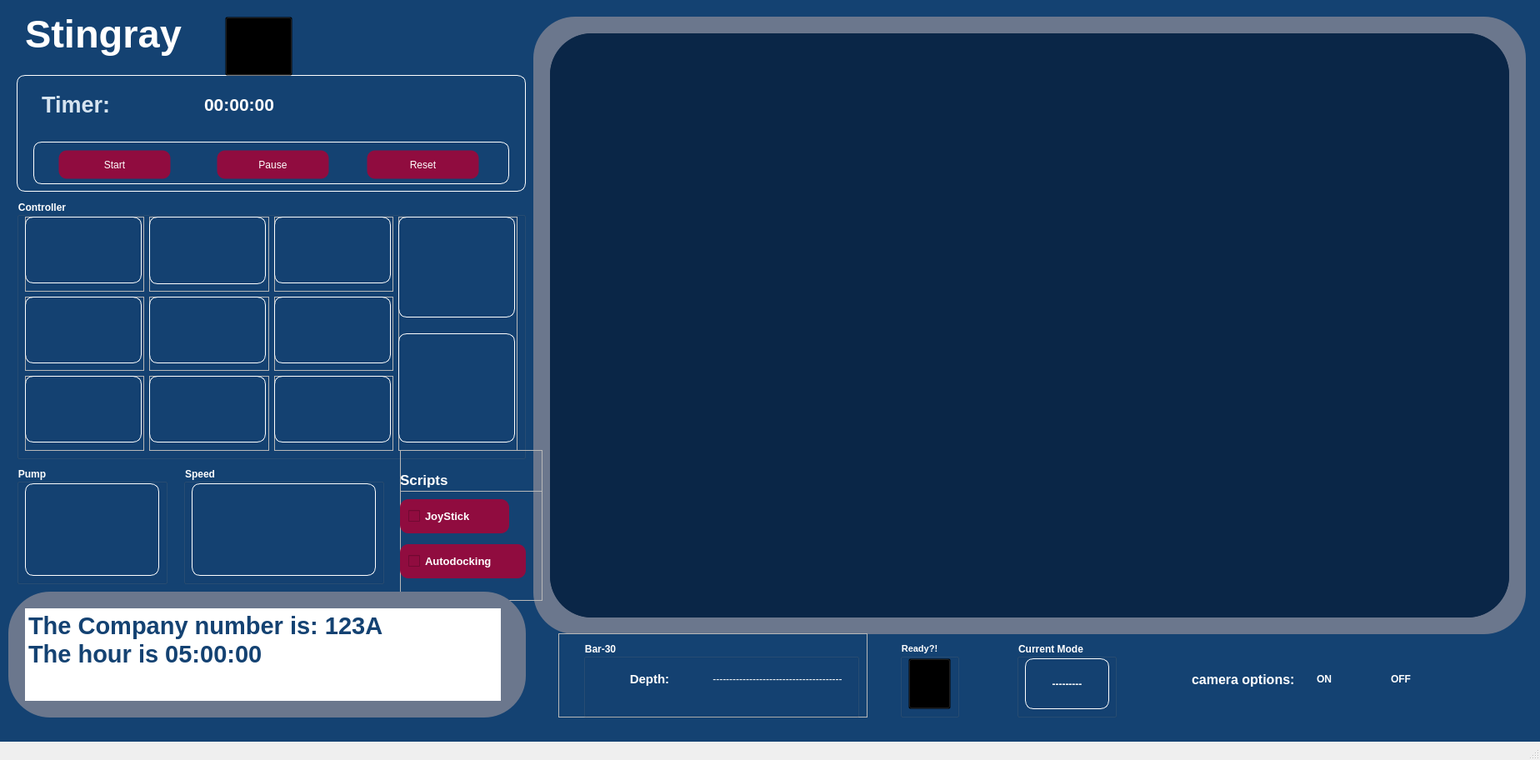
<?xml version="1.0" encoding="UTF-8"?>
<ui version="4.0">
 <class>MainWindow</class>
 <widget class="QMainWindow" name="MainWindow">
  <property name="geometry">
   <rect>
    <x>0</x>
    <y>0</y>
    <width>1848</width>
    <height>912</height>
   </rect>
  </property>
  <property name="windowTitle">
   <string>MainWindow</string>
  </property>
  <widget class="QWidget" name="centralwidget">
   <property name="enabled">
    <bool>true</bool>
   </property>
   <widget class="QLabel" name="backkgroundd">
    <property name="geometry">
     <rect>
      <x>0</x>
      <y>-30</y>
      <width>1851</width>
      <height>951</height>
     </rect>
    </property>
    <property name="font">
     <font>
      <pointsize>10</pointsize>
      <weight>75</weight>
      <bold>true</bold>
     </font>
    </property>
    <property name="styleSheet">
     <string notr="true">background-color: #144272;
background-image: url(:/icons/IconJPG/background1.jpg)</string>
    </property>
    <property name="text">
     <string/>
    </property>
   </widget>
   <widget class="QLabel" name="TeamNameLabel">
    <property name="geometry">
     <rect>
      <x>30</x>
      <y>0</y>
      <width>261</width>
      <height>81</height>
     </rect>
    </property>
    <property name="font">
     <font>
      <pointsize>35</pointsize>
      <weight>75</weight>
      <bold>true</bold>
     </font>
    </property>
    <property name="styleSheet">
     <string notr="true">
color: rgb(255, 255,255);</string>
    </property>
    <property name="text">
     <string>Stingray</string>
    </property>
   </widget>
   <widget class="QFrame" name="frame_camera">
    <property name="geometry">
     <rect>
      <x>640</x>
      <y>20</y>
      <width>1191</width>
      <height>741</height>
     </rect>
    </property>
    <property name="styleSheet">
     <string notr="true">border-radius: 50%;
background-color: #6B778D;</string>
    </property>
    <property name="frameShape">
     <enum>QFrame::StyledPanel</enum>
    </property>
    <property name="frameShadow">
     <enum>QFrame::Raised</enum>
    </property>
    <widget class="QLabel" name="Camera_representation">
     <property name="geometry">
      <rect>
       <x>20</x>
       <y>20</y>
       <width>1151</width>
       <height>701</height>
      </rect>
     </property>
     <property name="sizeIncrement">
      <size>
       <width>0</width>
       <height>0</height>
      </size>
     </property>
     <property name="styleSheet">
      <string notr="true">background-color:#0A2647;</string>
     </property>
     <property name="text">
      <string/>
     </property>
    </widget>
    <widget class="QLabel" name="Camera_representation_2">
     <property name="geometry">
      <rect>
       <x>20</x>
       <y>20</y>
       <width>1151</width>
       <height>701</height>
      </rect>
     </property>
     <property name="sizeIncrement">
      <size>
       <width>0</width>
       <height>0</height>
      </size>
     </property>
     <property name="styleSheet">
      <string notr="true">background-color:#0A2647;</string>
     </property>
     <property name="text">
      <string/>
     </property>
    </widget>
   </widget>
   <widget class="QGroupBox" name="groupBox_controller">
    <property name="geometry">
     <rect>
      <x>20</x>
      <y>240</y>
      <width>611</width>
      <height>311</height>
     </rect>
    </property>
    <property name="font">
     <font>
      <weight>75</weight>
      <bold>true</bold>
     </font>
    </property>
    <property name="styleSheet">
     <string notr="true">color: rgb(255, 255, 255);

</string>
    </property>
    <property name="title">
     <string>Controller</string>
    </property>
    <widget class="QWidget" name="horizontalLayoutWidget">
     <property name="geometry">
      <rect>
       <x>10</x>
       <y>20</y>
       <width>591</width>
       <height>281</height>
      </rect>
     </property>
     <layout class="QHBoxLayout" name="horizontalLayout_controller">
      <item>
       <layout class="QVBoxLayout" name="verticalLayout1_controller">
        <item>
         <widget class="QFrame" name="frame_anticlockwise">
          <property name="frameShape">
           <enum>QFrame::StyledPanel</enum>
          </property>
          <property name="frameShadow">
           <enum>QFrame::Raised</enum>
          </property>
          <widget class="QPushButton" name="pushButton_anticlockwise">
           <property name="geometry">
            <rect>
             <x>0</x>
             <y>0</y>
             <width>140</width>
             <height>80</height>
            </rect>
           </property>
           <property name="styleSheet">
            <string notr="true">border:1px solid #ffffff;
border-radius: 10px;
background-color: transparent;</string>
           </property>
           <property name="text">
            <string/>
           </property>
           <property name="icon">
            <iconset resource="designer.qrc">
             <normaloff>:/icons/IconJPG/antiClockwise-grey.jpg</normaloff>:/icons/IconJPG/antiClockwise-grey.jpg</iconset>
           </property>
           <property name="iconSize">
            <size>
             <width>150</width>
             <height>110</height>
            </size>
           </property>
          </widget>
         </widget>
        </item>
        <item>
         <widget class="QFrame" name="frame_left_btn">
          <property name="frameShape">
           <enum>QFrame::StyledPanel</enum>
          </property>
          <property name="frameShadow">
           <enum>QFrame::Raised</enum>
          </property>
          <widget class="QPushButton" name="pushButton_left">
           <property name="enabled">
            <bool>true</bool>
           </property>
           <property name="geometry">
            <rect>
             <x>0</x>
             <y>0</y>
             <width>140</width>
             <height>80</height>
            </rect>
           </property>
           <property name="styleSheet">
            <string notr="true">border:1px solid #ffffff;
border-radius: 10px;
background-color: transparent;</string>
           </property>
           <property name="text">
            <string/>
           </property>
           <property name="icon">
            <iconset resource="designer.qrc">
             <normaloff>:/icons/IconJPG/left-grey.jpg</normaloff>:/icons/IconJPG/left-grey.jpg</iconset>
           </property>
           <property name="iconSize">
            <size>
             <width>150</width>
             <height>110</height>
            </size>
           </property>
          </widget>
         </widget>
        </item>
        <item>
         <widget class="QFrame" name="frame_upward_btn">
          <property name="frameShape">
           <enum>QFrame::StyledPanel</enum>
          </property>
          <property name="frameShadow">
           <enum>QFrame::Raised</enum>
          </property>
          <widget class="QPushButton" name="pushButton_upward">
           <property name="geometry">
            <rect>
             <x>0</x>
             <y>0</y>
             <width>140</width>
             <height>80</height>
            </rect>
           </property>
           <property name="styleSheet">
            <string notr="true">border:1px solid #ffffff;
border-radius: 10px;
background-color: transparent;</string>
           </property>
           <property name="text">
            <string/>
           </property>
           <property name="icon">
            <iconset resource="designer.qrc">
             <normaloff>:/icons/IconJPG/ascending-grey.jpg</normaloff>:/icons/IconJPG/ascending-grey.jpg</iconset>
           </property>
           <property name="iconSize">
            <size>
             <width>150</width>
             <height>110</height>
            </size>
           </property>
          </widget>
         </widget>
        </item>
       </layout>
      </item>
      <item>
       <layout class="QVBoxLayout" name="verticalLayout2_controller">
        <item>
         <widget class="QFrame" name="frame_forward_btn">
          <property name="frameShape">
           <enum>QFrame::StyledPanel</enum>
          </property>
          <property name="frameShadow">
           <enum>QFrame::Raised</enum>
          </property>
          <widget class="QPushButton" name="pushButton_forward">
           <property name="geometry">
            <rect>
             <x>0</x>
             <y>0</y>
             <width>140</width>
             <height>81</height>
            </rect>
           </property>
           <property name="styleSheet">
            <string notr="true">border:1px solid #ffffff;
border-radius: 10px;
background-color: transparent;</string>
           </property>
           <property name="text">
            <string/>
           </property>
           <property name="icon">
            <iconset resource="designer.qrc">
             <normaloff>:/icons/IconJPG/upward-grey.jpg</normaloff>:/icons/IconJPG/upward-grey.jpg</iconset>
           </property>
           <property name="iconSize">
            <size>
             <width>150</width>
             <height>110</height>
            </size>
           </property>
          </widget>
         </widget>
        </item>
        <item>
         <widget class="QFrame" name="frame_backward_btn">
          <property name="frameShape">
           <enum>QFrame::StyledPanel</enum>
          </property>
          <property name="frameShadow">
           <enum>QFrame::Raised</enum>
          </property>
          <widget class="QPushButton" name="pushButton_backward">
           <property name="geometry">
            <rect>
             <x>0</x>
             <y>0</y>
             <width>140</width>
             <height>80</height>
            </rect>
           </property>
           <property name="styleSheet">
            <string notr="true">border:1px solid #ffffff;
border-radius: 10px;
background-color: transparent;
</string>
           </property>
           <property name="text">
            <string/>
           </property>
           <property name="icon">
            <iconset resource="designer.qrc">
             <normaloff>:/icons/IconJPG/downward-grey.jpg</normaloff>:/icons/IconJPG/downward-grey.jpg</iconset>
           </property>
           <property name="iconSize">
            <size>
             <width>150</width>
             <height>110</height>
            </size>
           </property>
          </widget>
         </widget>
        </item>
        <item>
         <widget class="QFrame" name="frame_tilt_btn">
          <property name="frameShape">
           <enum>QFrame::StyledPanel</enum>
          </property>
          <property name="frameShadow">
           <enum>QFrame::Raised</enum>
          </property>
          <widget class="QPushButton" name="pushButton_pump2">
           <property name="geometry">
            <rect>
             <x>0</x>
             <y>0</y>
             <width>140</width>
             <height>80</height>
            </rect>
           </property>
           <property name="styleSheet">
            <string notr="true">border:1px solid #ffffff;
border-radius: 10px;
background-color: transparent;</string>
           </property>
           <property name="text">
            <string/>
           </property>
           <property name="icon">
            <iconset resource="designer.qrc">
             <normaloff>:/icons/IconJPG/pump_off.png</normaloff>:/icons/IconJPG/pump_off.png</iconset>
           </property>
           <property name="iconSize">
            <size>
             <width>120</width>
             <height>110</height>
            </size>
           </property>
          </widget>
         </widget>
        </item>
       </layout>
      </item>
      <item>
       <layout class="QVBoxLayout" name="verticalLayout3_controller">
        <item>
         <widget class="QFrame" name="frame_clockwise_btn">
          <property name="frameShape">
           <enum>QFrame::StyledPanel</enum>
          </property>
          <property name="frameShadow">
           <enum>QFrame::Raised</enum>
          </property>
          <widget class="QPushButton" name="pushButton_clockwise">
           <property name="geometry">
            <rect>
             <x>0</x>
             <y>0</y>
             <width>140</width>
             <height>80</height>
            </rect>
           </property>
           <property name="styleSheet">
            <string notr="true">border:1px solid #ffffff;
border-radius: 10px;
background-color: transparent;</string>
           </property>
           <property name="text">
            <string/>
           </property>
           <property name="icon">
            <iconset resource="designer.qrc">
             <normaloff>:/icons/IconJPG/clockwise-grey.jpg</normaloff>:/icons/IconJPG/clockwise-grey.jpg</iconset>
           </property>
           <property name="iconSize">
            <size>
             <width>150</width>
             <height>110</height>
            </size>
           </property>
          </widget>
         </widget>
        </item>
        <item>
         <widget class="QFrame" name="frame_right_btn">
          <property name="frameShape">
           <enum>QFrame::StyledPanel</enum>
          </property>
          <property name="frameShadow">
           <enum>QFrame::Raised</enum>
          </property>
          <widget class="QPushButton" name="pushButton_right">
           <property name="geometry">
            <rect>
             <x>0</x>
             <y>0</y>
             <width>140</width>
             <height>80</height>
            </rect>
           </property>
           <property name="styleSheet">
            <string notr="true">border:1px solid #ffffff;
border-radius: 10px;
background-color: transparent;</string>
           </property>
           <property name="text">
            <string/>
           </property>
           <property name="icon">
            <iconset resource="designer.qrc">
             <normaloff>:/icons/IconJPG/right-grey.jpg</normaloff>:/icons/IconJPG/right-grey.jpg</iconset>
           </property>
           <property name="iconSize">
            <size>
             <width>150</width>
             <height>110</height>
            </size>
           </property>
          </widget>
         </widget>
        </item>
        <item>
         <widget class="QFrame" name="frame_downward_btn">
          <property name="frameShape">
           <enum>QFrame::StyledPanel</enum>
          </property>
          <property name="frameShadow">
           <enum>QFrame::Raised</enum>
          </property>
          <widget class="QPushButton" name="pushButton_downward">
           <property name="geometry">
            <rect>
             <x>0</x>
             <y>0</y>
             <width>140</width>
             <height>80</height>
            </rect>
           </property>
           <property name="styleSheet">
            <string notr="true">border:1px solid #ffffff;
border-radius: 10px;
background-color: transparent;</string>
           </property>
           <property name="text">
            <string/>
           </property>
           <property name="icon">
            <iconset resource="designer.qrc">
             <normaloff>:/icons/IconJPG/descending-grey.jpg</normaloff>:/icons/IconJPG/descending-grey.jpg</iconset>
           </property>
           <property name="iconSize">
            <size>
             <width>150</width>
             <height>180</height>
            </size>
           </property>
          </widget>
         </widget>
        </item>
       </layout>
      </item>
      <item>
       <layout class="QVBoxLayout" name="verticalLayout4_controller">
        <item>
         <widget class="QFrame" name="frame_horizontal_gripper_btn">
          <property name="enabled">
           <bool>true</bool>
          </property>
          <property name="frameShape">
           <enum>QFrame::StyledPanel</enum>
          </property>
          <property name="frameShadow">
           <enum>QFrame::Raised</enum>
          </property>
          <widget class="QPushButton" name="pushButton_horizontal_gripper">
           <property name="enabled">
            <bool>true</bool>
           </property>
           <property name="geometry">
            <rect>
             <x>0</x>
             <y>0</y>
             <width>140</width>
             <height>121</height>
            </rect>
           </property>
           <property name="styleSheet">
            <string notr="true">border:1px solid #ffffff;
border-radius: 10px;
background-color: transparent;</string>
           </property>
           <property name="text">
            <string/>
           </property>
           <property name="icon">
            <iconset resource="designer.qrc">
             <normaloff>:/icons/IconJPG/gripper_close.jpg</normaloff>:/icons/IconJPG/gripper_close.jpg</iconset>
           </property>
           <property name="iconSize">
            <size>
             <width>130</width>
             <height>110</height>
            </size>
           </property>
           <property name="shortcut">
            <string/>
           </property>
          </widget>
          <widget class="QPushButton" name="pushButton_lift_back">
           <property name="enabled">
            <bool>true</bool>
           </property>
           <property name="geometry">
            <rect>
             <x>0</x>
             <y>140</y>
             <width>140</width>
             <height>131</height>
            </rect>
           </property>
           <property name="styleSheet">
            <string notr="true">border:1px solid #ffffff;
border-radius: 10px;
background-color: transparent;</string>
           </property>
           <property name="text">
            <string/>
           </property>
           <property name="icon">
            <iconset>
             <normaloff>../../GUITarsshhhh/LoadGUI TRY2/IconJPG/without_bubble2.png</normaloff>../../GUITarsshhhh/LoadGUI TRY2/IconJPG/without_bubble2.png</iconset>
           </property>
           <property name="iconSize">
            <size>
             <width>135</width>
             <height>120</height>
            </size>
           </property>
           <property name="shortcut">
            <string/>
           </property>
          </widget>
         </widget>
        </item>
       </layout>
      </item>
     </layout>
    </widget>
   </widget>
   <widget class="QFrame" name="frame_timer">
    <property name="geometry">
     <rect>
      <x>20</x>
      <y>90</y>
      <width>611</width>
      <height>140</height>
     </rect>
    </property>
    <property name="styleSheet">
     <string notr="true">border:1px solid #ffffff;
border-radius: 10px;


</string>
    </property>
    <property name="frameShape">
     <enum>QFrame::StyledPanel</enum>
    </property>
    <property name="frameShadow">
     <enum>QFrame::Raised</enum>
    </property>
    <widget class="QLabel" name="label_timer">
     <property name="geometry">
      <rect>
       <x>30</x>
       <y>10</y>
       <width>121</width>
       <height>51</height>
      </rect>
     </property>
     <property name="font">
      <font>
       <pointsize>22</pointsize>
       <weight>75</weight>
       <bold>true</bold>
      </font>
     </property>
     <property name="styleSheet">
      <string notr="true">border:none;
</string>
     </property>
     <property name="text">
      <string>&lt;html&gt;&lt;head/&gt;&lt;body&gt;&lt;p&gt;&lt;span style=&quot; font-size:20pt; font-weight:600; color:#d6e4f0;&quot;&gt;Timer:&lt;/span&gt;&lt;/p&gt;&lt;/body&gt;&lt;/html&gt;</string>
     </property>
    </widget>
    <widget class="QLabel" name="rep_timer">
     <property name="geometry">
      <rect>
       <x>140</x>
       <y>20</y>
       <width>251</width>
       <height>31</height>
      </rect>
     </property>
     <property name="styleSheet">
      <string notr="true">border-color: rgb(20, 66, 114);</string>
     </property>
     <property name="text">
      <string>&lt;html&gt;&lt;head/&gt;&lt;body&gt;&lt;p align=&quot;center&quot;&gt;&lt;span style=&quot; font-size:16pt; font-weight:600; color:#ffffff;&quot;&gt;00:00:00&lt;/span&gt;&lt;/p&gt;&lt;/body&gt;&lt;/html&gt;</string>
     </property>
    </widget>
    <widget class="QFrame" name="frame_timer_btns">
     <property name="geometry">
      <rect>
       <x>20</x>
       <y>80</y>
       <width>571</width>
       <height>51</height>
      </rect>
     </property>
     <property name="styleSheet">
      <string notr="true">border-radius: 10px;
border-color:#ffffff</string>
     </property>
     <property name="frameShape">
      <enum>QFrame::StyledPanel</enum>
     </property>
     <property name="frameShadow">
      <enum>QFrame::Raised</enum>
     </property>
     <widget class="QPushButton" name="Startbtn_Timer">
      <property name="geometry">
       <rect>
        <x>30</x>
        <y>10</y>
        <width>135</width>
        <height>35</height>
       </rect>
      </property>
      <property name="sizeIncrement">
       <size>
        <width>100</width>
        <height>40</height>
       </size>
      </property>
      <property name="styleSheet">
       <string notr="true">border-radius: 10px;
color: rgb(255, 255, 255);
background-color: rgb(207, 102, 83);
background-color: #900C3F;
border-color:transparent</string>
      </property>
      <property name="text">
       <string>Start</string>
      </property>
     </widget>
     <widget class="QPushButton" name="pausebtn_Timer">
      <property name="geometry">
       <rect>
        <x>220</x>
        <y>10</y>
        <width>135</width>
        <height>35</height>
       </rect>
      </property>
      <property name="sizeIncrement">
       <size>
        <width>100</width>
        <height>40</height>
       </size>
      </property>
      <property name="styleSheet">
       <string notr="true">border-radius: 10px;
color: rgb(255, 255, 255);
background-color: rgb(207, 102, 83);
background-color: #900C3F;
border-color:transparent</string>
      </property>
      <property name="text">
       <string>Pause</string>
      </property>
     </widget>
     <widget class="QPushButton" name="Resetbtn_Timer">
      <property name="geometry">
       <rect>
        <x>400</x>
        <y>10</y>
        <width>135</width>
        <height>35</height>
       </rect>
      </property>
      <property name="sizeIncrement">
       <size>
        <width>0</width>
        <height>0</height>
       </size>
      </property>
      <property name="styleSheet">
       <string notr="true">border-radius: 10px;
color: rgb(255, 255, 255);
background-color: rgb(207, 102, 83);
background-color: #900C3F;
border-color:transparent</string>
      </property>
      <property name="text">
       <string>Reset</string>
      </property>
     </widget>
    </widget>
   </widget>
   <widget class="QFrame" name="frame_cmera_options">
    <property name="geometry">
     <rect>
      <x>1420</x>
      <y>770</y>
      <width>331</width>
      <height>71</height>
     </rect>
    </property>
    <property name="styleSheet">
     <string notr="true">background: transparent;</string>
    </property>
    <property name="frameShape">
     <enum>QFrame::StyledPanel</enum>
    </property>
    <property name="frameShadow">
     <enum>QFrame::Raised</enum>
    </property>
    <widget class="QWidget" name="horizontalLayoutWidget_2">
     <property name="geometry">
      <rect>
       <x>10</x>
       <y>20</y>
       <width>301</width>
       <height>51</height>
      </rect>
     </property>
     <layout class="QHBoxLayout" name="horizontalLayout_camera_options">
      <item>
       <widget class="QLabel" name="label_camera_options">
        <property name="styleSheet">
         <string notr="true">color: rgb(255, 255, 255);
</string>
        </property>
        <property name="text">
         <string>&lt;html&gt;&lt;head/&gt;&lt;body&gt;&lt;p&gt;&lt;span style=&quot; font-size:12pt; font-weight:600;&quot;&gt;camera options:&lt;/span&gt;&lt;/p&gt;&lt;/body&gt;&lt;/html&gt;</string>
        </property>
       </widget>
      </item>
      <item>
       <widget class="QRadioButton" name="radioButton_on_camera_options">
        <property name="styleSheet">
         <string notr="true">color: rgb(255, 255, 255);
font-weight:bold
</string>
        </property>
        <property name="text">
         <string>ON</string>
        </property>
        <property name="autoRepeatInterval">
         <number>100</number>
        </property>
       </widget>
      </item>
      <item>
       <widget class="QRadioButton" name="radioButton_off_camera_options">
        <property name="styleSheet">
         <string notr="true">color: rgb(255, 255, 255);
font-weight:bold
</string>
        </property>
        <property name="text">
         <string>OFF</string>
        </property>
       </widget>
      </item>
     </layout>
    </widget>
   </widget>
   <widget class="QFrame" name="frame_scripts_2">
    <property name="geometry">
     <rect>
      <x>480</x>
      <y>540</y>
      <width>171</width>
      <height>181</height>
     </rect>
    </property>
    <property name="frameShape">
     <enum>QFrame::StyledPanel</enum>
    </property>
    <property name="frameShadow">
     <enum>QFrame::Raised</enum>
    </property>
    <widget class="QLabel" name="label_scripts">
     <property name="geometry">
      <rect>
       <x>0</x>
       <y>20</y>
       <width>81</width>
       <height>31</height>
      </rect>
     </property>
     <property name="font">
      <font>
       <pointsize>13</pointsize>
       <weight>75</weight>
       <bold>true</bold>
      </font>
     </property>
     <property name="styleSheet">
      <string notr="true">color: rgb(255, 255, 255);</string>
     </property>
     <property name="text">
      <string>Scripts</string>
     </property>
    </widget>
    <widget class="QFrame" name="frame_script_checkbox">
     <property name="geometry">
      <rect>
       <x>0</x>
       <y>49</y>
       <width>211</width>
       <height>141</height>
      </rect>
     </property>
     <property name="frameShape">
      <enum>QFrame::StyledPanel</enum>
     </property>
     <property name="frameShadow">
      <enum>QFrame::Raised</enum>
     </property>
     <widget class="QCheckBox" name="checkBox_Autodocking">
      <property name="geometry">
       <rect>
        <x>0</x>
        <y>64</y>
        <width>151</width>
        <height>41</height>
       </rect>
      </property>
      <property name="font">
       <font>
        <pointsize>10</pointsize>
        <weight>75</weight>
        <bold>true</bold>
       </font>
      </property>
      <property name="styleSheet">
       <string notr="true">border-radius: 10px;
color: rgb(255, 255, 255);
background-color: rgb(207, 102, 83);
background-color: #900C3F;
border-color:transparent;
padding-left: 10px;
</string>
      </property>
      <property name="text">
       <string>Autodocking</string>
      </property>
     </widget>
     <widget class="QCheckBox" name="checkBox_joystick">
      <property name="geometry">
       <rect>
        <x>0</x>
        <y>10</y>
        <width>131</width>
        <height>41</height>
       </rect>
      </property>
      <property name="font">
       <font>
        <pointsize>10</pointsize>
        <weight>75</weight>
        <bold>true</bold>
       </font>
      </property>
      <property name="styleSheet">
       <string notr="true">padding-left: 10px;
border-radius: 10px;
color: rgb(255, 255, 255);
background-color: rgb(207, 102, 83);
background-color: #900C3F;
border-color:transparent;
</string>
      </property>
      <property name="text">
       <string>JoyStick</string>
      </property>
     </widget>
    </widget>
   </widget>
   <widget class="QFrame" name="frame_Par30">
    <property name="geometry">
     <rect>
      <x>670</x>
      <y>760</y>
      <width>371</width>
      <height>101</height>
     </rect>
    </property>
    <property name="frameShape">
     <enum>QFrame::StyledPanel</enum>
    </property>
    <property name="frameShadow">
     <enum>QFrame::Raised</enum>
    </property>
    <widget class="QGroupBox" name="Groupbox_Par30">
     <property name="geometry">
      <rect>
       <x>30</x>
       <y>10</y>
       <width>331</width>
       <height>91</height>
      </rect>
     </property>
     <property name="font">
      <font>
       <weight>75</weight>
       <bold>true</bold>
      </font>
     </property>
     <property name="styleSheet">
      <string notr="true">color:white;</string>
     </property>
     <property name="title">
      <string>Bar-30</string>
     </property>
     <widget class="QWidget" name="horizontalLayoutWidget_4">
      <property name="geometry">
       <rect>
        <x>10</x>
        <y>20</y>
        <width>301</width>
        <height>51</height>
       </rect>
      </property>
      <layout class="QHBoxLayout" name="horizontalLayout_Par30">
       <item>
        <widget class="QLabel" name="label_depth">
         <property name="text">
          <string>&lt;html&gt;&lt;head/&gt;&lt;body&gt;&lt;p align=&quot;center&quot;&gt;&lt;span style=&quot; font-size:11pt; font-weight:600; color:#ffffff;&quot;&gt;Depth:&lt;/span&gt;&lt;/p&gt;&lt;/body&gt;&lt;/html&gt;</string>
         </property>
        </widget>
       </item>
       <item>
        <widget class="QLabel" name="label_value_depth">
         <property name="text">
          <string>&lt;html&gt;&lt;head/&gt;&lt;body&gt;&lt;p align=&quot;center&quot;&gt;---------------------------------------&lt;/p&gt;&lt;/body&gt;&lt;/html&gt;</string>
         </property>
        </widget>
       </item>
      </layout>
     </widget>
    </widget>
   </widget>
   <widget class="QGroupBox" name="groupBox_pump">
    <property name="geometry">
     <rect>
      <x>20</x>
      <y>560</y>
      <width>181</width>
      <height>141</height>
     </rect>
    </property>
    <property name="font">
     <font>
      <weight>75</weight>
      <bold>true</bold>
     </font>
    </property>
    <property name="styleSheet">
     <string notr="true">color:white;</string>
    </property>
    <property name="title">
     <string>Pump</string>
    </property>
    <widget class="QPushButton" name="pushButton_pump">
     <property name="geometry">
      <rect>
       <x>10</x>
       <y>20</y>
       <width>161</width>
       <height>111</height>
      </rect>
     </property>
     <property name="styleSheet">
      <string notr="true">border:1px solid #ffffff;
border-radius: 10px;
background-color: transparent;</string>
     </property>
     <property name="text">
      <string/>
     </property>
     <property name="icon">
      <iconset resource="designer.qrc">
       <normaloff>:/icons/IconJPG/pup0.jpg</normaloff>:/icons/IconJPG/pup0.jpg</iconset>
     </property>
     <property name="iconSize">
      <size>
       <width>140</width>
       <height>120</height>
      </size>
     </property>
    </widget>
   </widget>
   <widget class="QGroupBox" name="groupBox_speed">
    <property name="geometry">
     <rect>
      <x>220</x>
      <y>560</y>
      <width>241</width>
      <height>141</height>
     </rect>
    </property>
    <property name="font">
     <font>
      <weight>75</weight>
      <bold>true</bold>
     </font>
    </property>
    <property name="styleSheet">
     <string notr="true">color:white;</string>
    </property>
    <property name="title">
     <string>Speed</string>
    </property>
    <widget class="QPushButton" name="pushButton_speed">
     <property name="geometry">
      <rect>
       <x>10</x>
       <y>20</y>
       <width>221</width>
       <height>111</height>
      </rect>
     </property>
     <property name="styleSheet">
      <string notr="true">border:1px solid #ffffff;
border-radius: 10px;
background-color: transparent;</string>
     </property>
     <property name="text">
      <string/>
     </property>
     <property name="icon">
      <iconset resource="designer.qrc">
       <normaloff>:/icons/IconJPG/image.jpg</normaloff>:/icons/IconJPG/image.jpg</iconset>
     </property>
     <property name="iconSize">
      <size>
       <width>190</width>
       <height>195</height>
      </size>
     </property>
    </widget>
   </widget>
   <widget class="QGroupBox" name="groupBox_ready">
    <property name="geometry">
     <rect>
      <x>1080</x>
      <y>770</y>
      <width>71</width>
      <height>91</height>
     </rect>
    </property>
    <property name="font">
     <font>
      <pointsize>8</pointsize>
      <weight>75</weight>
      <bold>true</bold>
     </font>
    </property>
    <property name="styleSheet">
     <string notr="true">color: white</string>
    </property>
    <property name="title">
     <string>Ready?!</string>
    </property>
    <widget class="QPushButton" name="pushButton_ready">
     <property name="geometry">
      <rect>
       <x>10</x>
       <y>20</y>
       <width>51</width>
       <height>61</height>
      </rect>
     </property>
     <property name="styleSheet">
      <string notr="true">
background-color: transparent;</string>
     </property>
     <property name="text">
      <string/>
     </property>
     <property name="icon">
      <iconset>
       <normaloff>IconJPG/right.jpg</normaloff>IconJPG/right.jpg</iconset>
     </property>
     <property name="iconSize">
      <size>
       <width>80</width>
       <height>80</height>
      </size>
     </property>
    </widget>
   </widget>
   <widget class="QGroupBox" name="groupBox_currentmode">
    <property name="geometry">
     <rect>
      <x>1220</x>
      <y>770</y>
      <width>120</width>
      <height>91</height>
     </rect>
    </property>
    <property name="font">
     <font>
      <weight>75</weight>
      <bold>true</bold>
     </font>
    </property>
    <property name="styleSheet">
     <string notr="true">color:white</string>
    </property>
    <property name="title">
     <string>Current Mode</string>
    </property>
    <widget class="QPushButton" name="pushButton_cureentmode">
     <property name="geometry">
      <rect>
       <x>10</x>
       <y>20</y>
       <width>101</width>
       <height>61</height>
      </rect>
     </property>
     <property name="font">
      <font>
       <pointsize>9</pointsize>
       <weight>75</weight>
       <bold>true</bold>
      </font>
     </property>
     <property name="styleSheet">
      <string notr="true">border:1px solid #ffffff;
border-radius: 10px;
background-color: transparent;</string>
     </property>
     <property name="text">
      <string>---------</string>
     </property>
    </widget>
   </widget>
   <widget class="QPushButton" name="pushButton_4">
    <property name="geometry">
     <rect>
      <x>270</x>
      <y>20</y>
      <width>81</width>
      <height>71</height>
     </rect>
    </property>
    <property name="styleSheet">
     <string notr="true">
background-color: transparent;</string>
    </property>
    <property name="text">
     <string/>
    </property>
    <property name="icon">
     <iconset resource="designer.qrc">
      <normaloff>:/icons/IconJPG/logo2.png</normaloff>:/icons/IconJPG/logo2.png</iconset>
    </property>
    <property name="iconSize">
     <size>
      <width>70</width>
      <height>65</height>
     </size>
    </property>
   </widget>
   <widget class="QFrame" name="frame_boarder_float">
    <property name="geometry">
     <rect>
      <x>10</x>
      <y>710</y>
      <width>621</width>
      <height>151</height>
     </rect>
    </property>
    <property name="styleSheet">
     <string notr="true">border-radius: 50%;
background-color: #6B778D;</string>
    </property>
    <property name="frameShape">
     <enum>QFrame::StyledPanel</enum>
    </property>
    <property name="frameShadow">
     <enum>QFrame::Raised</enum>
    </property>
    <widget class="QTextEdit" name="output_Textfloat">
     <property name="geometry">
      <rect>
       <x>20</x>
       <y>20</y>
       <width>571</width>
       <height>111</height>
      </rect>
     </property>
     <property name="styleSheet">
      <string notr="true">background-color: rgb(255, 255, 255);
border-radius:0%</string>
     </property>
     <property name="html">
      <string>&lt;!DOCTYPE HTML PUBLIC &quot;-//W3C//DTD HTML 4.0//EN&quot; &quot;http://www.w3.org/TR/REC-html40/strict.dtd&quot;&gt;
&lt;html&gt;&lt;head&gt;&lt;meta name=&quot;qrichtext&quot; content=&quot;1&quot; /&gt;&lt;style type=&quot;text/css&quot;&gt;
p, li { white-space: pre-wrap; }
&lt;/style&gt;&lt;/head&gt;&lt;body style=&quot; font-family:'MS Shell Dlg 2'; font-size:7.8pt; font-weight:400; font-style:normal;&quot;&gt;
&lt;p style=&quot; margin-top:0px; margin-bottom:0px; margin-left:0px; margin-right:0px; -qt-block-indent:0; text-indent:0px;&quot;&gt;&lt;span style=&quot; font-family:'Segoe UI'; font-size:22pt; font-weight:696; color:#144272;&quot;&gt;The Company number is: 123A&lt;/span&gt;&lt;/p&gt;
&lt;p style=&quot; margin-top:0px; margin-bottom:0px; margin-left:0px; margin-right:0px; -qt-block-indent:0; text-indent:0px;&quot;&gt;&lt;span style=&quot; font-family:'Segoe UI'; font-size:22pt; font-weight:696; color:#144272;&quot;&gt;The hour is 05:00:00&lt;/span&gt;&lt;/p&gt;&lt;/body&gt;&lt;/html&gt;</string>
     </property>
    </widget>
   </widget>
  </widget>
  <widget class="QStatusBar" name="statusbar"/>
 </widget>
 <resources>
  <include location="designer.qrc"/>
 </resources>
 <connections/>
</ui>
